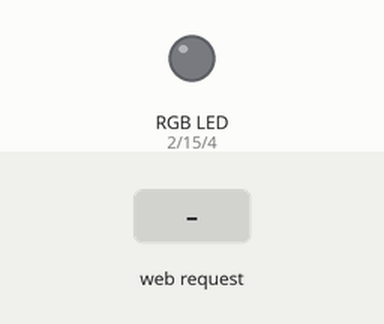
Recording of a sketch running on a simulated ESP32. Shown: an RGB LED mixed from three pins (HIGH = lit). The inputs (shaded band) are chosen by the test bench. WiFi joins after 1.5 s; servers stay silent unless stated; what the sketch prints to the serial monitor is not drawn.

Above: at 2.7 s.
2.8 s: HTTP request GET /on received
At 3.7 s:
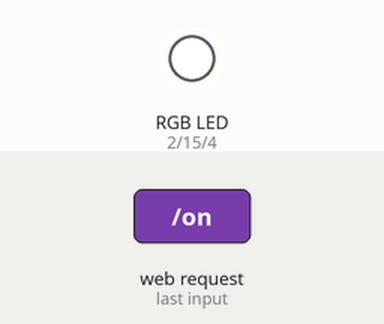
4.3 s: HTTP request GET /green received
At 4.8 s:
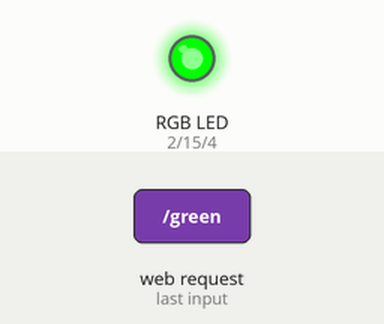
5.8 s: HTTP request GET /red received
At 7.0 s:
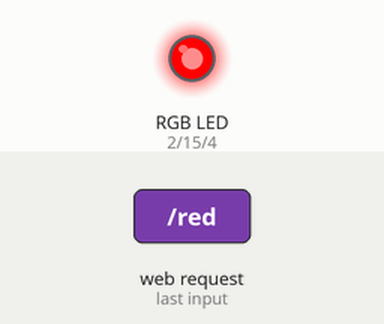
7.3 s: HTTP request GET /blue received
At 8.3 s:
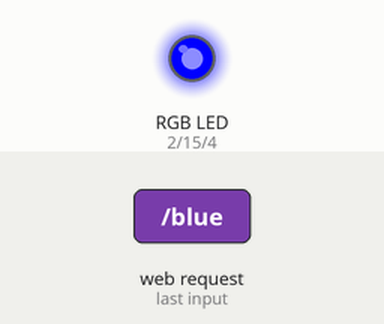
8.8 s: HTTP request GET /off received
At 9.4 s:
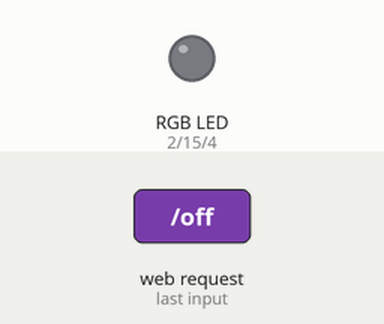
Timing chart, 0 to 11.3 s (numbered marks = the images above; inputs shaded):
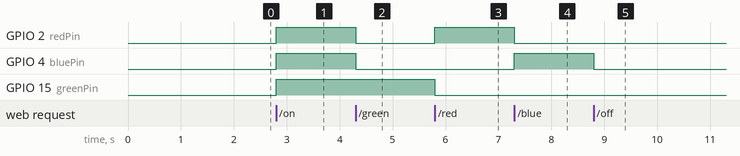

The sketch:

Project6-WiFiRGBLED.ino
```cpp
#include <WiFi.h>
#include <WebServer.h>
// put your wifi and ssid
const char* ssid = "yourWifiName";
const char* password = "yourPassword";
WebServer server (80);

//chamge according to pinouts
int redPin = 2;
int greenPin = 15;
int bluePin = 4;

// you can add more buttons to it by copying the "href thing" and adding more server.on thingies
const char* htmlPage = R"rawliteral(
  <!DOCTYPE html>
  <html>
  <nody style="textalign:center;
  font-family:sansserif;">
  <h1> ESP32 RGB LED CONTROL </h1>
  <a href="/on"><button>Turn On</button></a>
  <a href="/off"><button>Turn Off</button></a>
  <a href="/red"><button>Turn Red</button></a>
  <a href="/green"><button>Turn Green</button></a>
  <a href="/blue"><button>Turn Blue</button></a>
  </body>
  </html>
  )rawliteral";

void setup() {
  // put your setup code here, to run once:
  pinMode (redPin, OUTPUT);
  pinMode (greenPin, OUTPUT);
  pinMode (bluePin, OUTPUT);
  digitalWrite (redPin, LOW);
  digitalWrite (greenPin, LOW);
  digitalWrite (bluePin, LOW);

  Serial.begin(115200);
  WiFi.begin(ssid, password);
  Serial.print("Connecting");
  while (WiFi.status() != WL_CONNECTED) {
  delay (500);
  Serial.print(".");
  }
  Serial.println ("");
  Serial.println ("CONNECTED TO WIFI");
  Serial.println ("IP address: ");
  Serial.println (WiFi.localIP());

  server.on ("/", []() {
    server.send(200, "text/html", htmlPage);
  } );

  server.on ("/on", []() {
    digitalWrite (redPin, HIGH);
    digitalWrite (greenPin, HIGH);
    digitalWrite (bluePin, HIGH);
    server.send(200, "text/plain", "LED IS ON");
  } );

  server.on ("/off", []() {
    digitalWrite (redPin, LOW);
    digitalWrite (greenPin, LOW);
    digitalWrite (bluePin, LOW);
    server.send(200, "text/plain", "LED IS OFF");
  } );

  server.on ("/green", []() {
    digitalWrite (redPin, LOW);
    digitalWrite (greenPin, HIGH);
    digitalWrite (bluePin, LOW);
    server.send(200, "text/plain", "LED IS GREEN");
  } );

  server.on ("/red", []() {
    digitalWrite (redPin, HIGH);
    digitalWrite (greenPin, LOW);
    digitalWrite (bluePin, LOW);
    server.send(200, "text/plain", "LED IS RED");
  } );

  server.on ("/blue", []() {
    digitalWrite (redPin, LOW);
    digitalWrite (greenPin, LOW);
    digitalWrite (bluePin, HIGH);
    server.send(200, "text/plain", "LED IS BLUE");
  } );

server.begin();
Serial.println("HTTP SERVER STARTED");
  }

void loop() {
  // put your main code here, to run repeatedly:
  server.handleClient();
}
```

Measured:
- after the input at 2.8 s, GPIO 2 (redPin), GPIO 4 (bluePin), GPIO 15 (greenPin): LOW → HIGH at once
- after the input at 4.3 s, GPIO 2 (redPin), GPIO 4 (bluePin): HIGH → LOW at once
- after the input at 5.8 s, GPIO 2 (redPin): LOW → HIGH at once; GPIO 15 (greenPin): HIGH → LOW at once
- after the input at 7.3 s, GPIO 2 (redPin): HIGH → LOW at once; GPIO 4 (bluePin): LOW → HIGH at once
- after the input at 8.8 s, GPIO 4 (bluePin): HIGH → LOW at once
